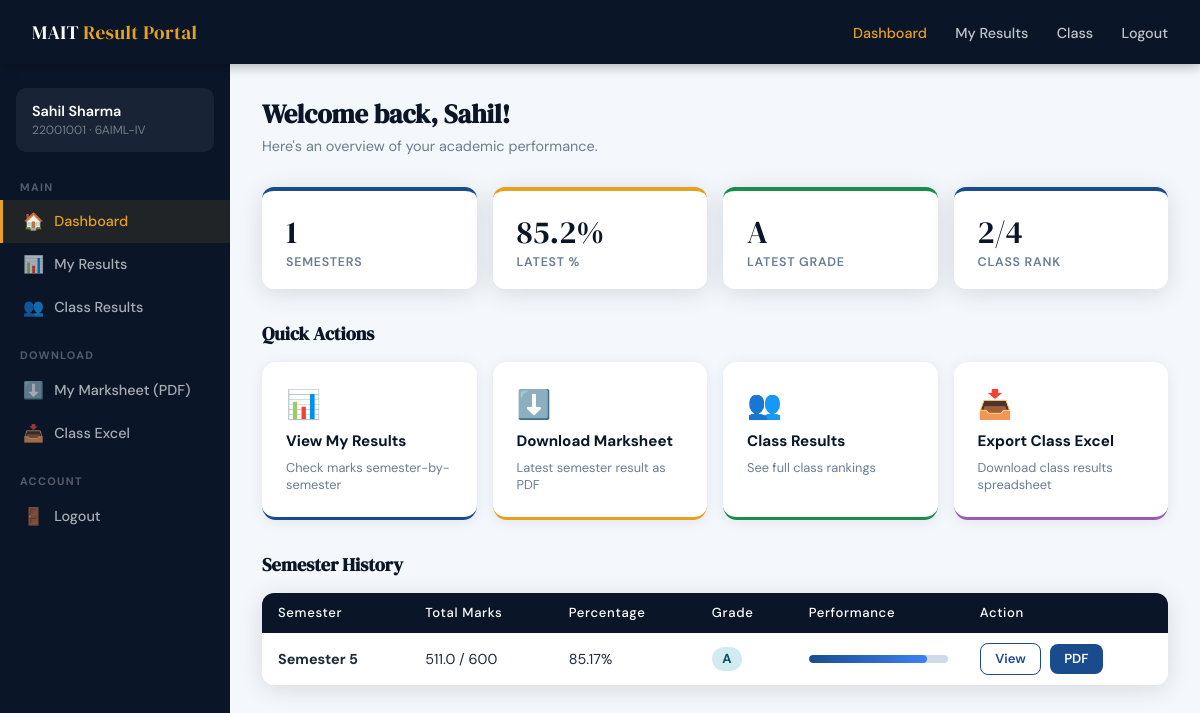
/dashboard.php (signed in), run on the app's committed database.
### tables this page shows
CREATE TABLE IF NOT EXISTS Results (
    ResultID       INT          NOT NULL AUTO_INCREMENT PRIMARY KEY,
    StudentID      VARCHAR(20)  NOT NULL,
    Name           VARCHAR(100) NOT NULL,
    Class          VARCHAR(20)  NOT NULL,
    Semester       TINYINT      NOT NULL,            
    Subject1       DECIMAL(5,2) DEFAULT 0,
    Subject2       DECIMAL(5,2) DEFAULT 0,
    Subject3       DECIMAL(5,2) DEFAULT 0,
    Subject4       DECIMAL(5,2) DEFAULT 0,
    Subject5       DECIMAL(5,2) DEFAULT 0,
    Subject6       DECIMAL(5,2) DEFAULT 0,
    TotalMarks     DECIMAL(7,2) GENERATED ALWAYS AS
                       (Subject1 + Subject2 + Subject3 +
                        Subject4 + Subject5 + Subject6) STORED,
    MaxMarks       DECIMAL(7,2) NOT NULL DEFAULT 600,
    Percentage     DECIMAL(5,2) GENERATED ALWAYS AS
                       ((Subject1 + Subject2 + Subject3 +
                         Subject4 + Subject5 + Subject6)
                        / MaxMarks * 100) STORED,
    Grade          VARCHAR(5)   DEFAULT NULL,        
    UploadedAt     TIMESTAMP    DEFAULT CURRENT_TIMESTAMP,
    FOREIGN KEY (StudentID) REFERENCES Students(StudentID)
        ON DELETE CASCADE,
    UNIQUE KEY uniq_student_sem (StudentID, Semester)
);

### config.php (called while the page is built, shortened)
<?php
function requireLogin(): array {
    return $_SESSION['student'];
}

### dashboard.php (the view, shortened to what this page needs)
<?php
require_once 'config.php';
$student = requireLogin();
$db = getDB();
$semStmt = $db->prepare(
    "SELECT Semester, Percentage, Grade, TotalMarks, MaxMarks
     FROM Results WHERE StudentID = ? ORDER BY Semester"
);
$semStmt->execute([$student['id']]);
$semResults = $semStmt->fetchAll();
$latest        = !empty($semResults) ? end($semResults)   : null;
$totalSemesters = count($semResults);
$rank          = null;
$totalStudents = 0;
if ($latest) {
    $rankStmt = $db->prepare("
        SELECT COUNT(*) + 1 FROM Results
        WHERE Class = ? AND Semester = ? AND Percentage > ?
    ");
    $rankStmt->execute([$student['class'], $latest['Semester'], $latest['Percentage']]);
    $rank = (int)$rankStmt->fetchColumn();
    $totStmt = $db->prepare("SELECT COUNT(*) FROM Results WHERE Class = ? AND Semester = ?");
    $totStmt->execute([$student['class'], $latest['Semester']]);
    $totalStudents = (int)$totStmt->fetchColumn();
}
if ($semResults) {
    usort($semResults, fn($a,$b) => $b['Percentage'] <=> $a['Percentage']);
    usort($semResults, fn($a,$b) => $a['Semester'] <=> $b['Semester']);
}
?>
<!DOCTYPE html>
<html lang="en">
<head>
    <link rel="stylesheet" href="css/style.css">
</head>
<body>
<header>
    <span class="logo">MAIT <span>Result Portal</span></span>
    <nav>
        <a href="dashboard.php" class="active">Dashboard</a>
        <a href="result.php">My Results</a>
        <a href="class_results.php">Class</a>
        <a href="logout.php">Logout</a>
    </nav>
</header>
<div class="layout">
    <aside class="sidebar">
        <div class="user-chip">
            <div class="uname"><?= htmlspecialchars($student['name']) ?></div>
            <div class="uid"><?= htmlspecialchars($student['id']) ?> · <?= htmlspecialchars($student['class']) ?></div>
        </div>
        <div class="nav-section-label">Main</div>
        <a href="dashboard.php" class="active">
            <span class="nav-icon">🏠</span> Dashboard
        </a>
        <a href="result.php">
            <span class="nav-icon">📊</span> My Results
        </a>
        <a href="class_results.php">
            <span class="nav-icon">👥</span> Class Results
        </a>
        <?php if ($latest): ?>
        <div class="nav-section-label">Download</div>
        <a href="download_result.php?sem=<?= $latest['Semester'] ?>">
            <span class="nav-icon">⬇️</span> My Marksheet (PDF)
        </a>
        <a href="download_class.php?sem=<?= $latest['Semester'] ?>">
            <span class="nav-icon">📥</span> Class Excel
        </a>
        <?php endif; ?>
        <div class="nav-section-label">Account</div>
        <a href="logout.php">
            <span class="nav-icon">🚪</span> Logout
        </a>
    </aside>
    <main class="main">
        <h1 class="page-heading">Welcome back, <?= htmlspecialchars(explode(' ', $student['name'])[0]) ?>!</h1>
        <p class="page-sub">Here's an overview of your academic performance.</p>
        <?php if ($latest): ?>
        <div class="stats" style="margin-bottom:2rem;">
            <div class="stat-box">
                <div class="val"><?= $totalSemesters ?></div>
                <div class="lbl">Semesters</div>
            </div>
            <div class="stat-box accent">
                <div class="val"><?= number_format($latest['Percentage'], 1) ?>%</div>
                <div class="lbl">Latest %</div>
            </div>
            <div class="stat-box green">
                <div class="val"><?= htmlspecialchars($latest['Grade'] ?? computeGrade((float)$latest['Percentage'])) ?></div>
                <div class="lbl">Latest Grade</div>
            </div>
            <?php if ($rank && $totalStudents): ?>
            <div class="stat-box">
                <div class="val"><?= $rank ?>/<?= $totalStudents ?></div>
                <div class="lbl">Class Rank</div>
            </div>
            <?php endif; ?>
        </div>
        <?php endif; ?>
        <h2 style="font-family:'DM Serif Display',serif; font-size:1.15rem; color:var(--navy); margin-bottom:1rem;">Quick Actions</h2>
        <div class="quick-grid">
            <a href="result.php" class="quick-card q1">
                <div class="qicon">📊</div>
                <div class="qtitle">View My Results</div>
                <div class="qdesc">Check marks semester-by-semester</div>
            </a>
            <?php if ($latest): ?>
            <a href="download_result.php?sem=<?= $latest['Semester'] ?>" class="quick-card q2">
                <div class="qicon">⬇️</div>
                <div class="qtitle">Download Marksheet</div>
                <div class="qdesc">Latest semester result as PDF</div>
            </a>
            <?php endif; ?>
            <a href="class_results.php" class="quick-card q3">
                <div class="qicon">👥</div>
                <div class="qtitle">Class Results</div>
                <div class="qdesc">See full class rankings</div>
            </a>
            <?php if ($latest): ?>
            <a href="download_class.php?sem=<?= $latest['Semester'] ?>" class="quick-card q4">
                <div class="qicon">📥</div>
                <div class="qtitle">Export Class Excel</div>
                <div class="qdesc">Download class results spreadsheet</div>
            </a>
            <?php endif; ?>
        </div>
        <h2 style="font-family:'DM Serif Display',serif; font-size:1.15rem; color:var(--navy); margin-bottom:1rem; margin-top:2rem;">Semester History</h2>
        <?php if (!$semResults): ?>
            <div class="no-results">
                <div class="icon">📭</div>
                <p>No results found yet. Results will appear here once uploaded by the admin.</p>
            </div>
        <?php else: ?>
        <div class="card" style="padding:0; overflow:hidden;">
            <div class="table-wrap">
                <table>
                    <thead>
                        <tr>
                            <th>Semester</th>
                            <th>Total Marks</th>
                            <th>Percentage</th>
                            <th>Grade</th>
                            <th>Performance</th>
                            <th>Action</th>
                        </tr>
                    </thead>
                    <tbody>
                    <?php foreach ($semResults as $r):
                        $pct   = (float)$r['Percentage'];
                        $grade = $r['Grade'] ?? computeGrade($pct);
                        $gradeCss = match($grade) {
                            'O'  => 'grade-O',
                            'A+' => 'grade-Ap',
                            'A'  => 'grade-A',
                            'B+' => 'grade-Bp',
                            'B'  => 'grade-B',
                            default => 'grade-F',
                        };
                    ?>
                        <tr>
                            <td><strong>Semester <?= $r['Semester'] ?></strong></td>
                            <td><?= number_format($r['TotalMarks'], 1) ?> / <?= number_format($r['MaxMarks'], 0) ?></td>
                            <td><?= number_format($pct, 2) ?>%</td>
                            <td><span class="grade <?= $gradeCss ?>"><?= htmlspecialchars($grade) ?></span></td>
                            <td style="min-width:130px;">
                                <div class="progress-bar">
                                    <div class="progress-fill" style="width:<?= min(100,$pct) ?>%"></div>
                                </div>
                            </td>
                            <td>
                                <a href="result.php?sem=<?= $r['Semester'] ?>" class="btn btn-outline btn-sm">View</a>
                                <a href="download_result.php?sem=<?= $r['Semester'] ?>" class="btn btn-primary btn-sm" style="margin-left:.3rem;">PDF</a>
                            </td>
                        </tr>
                    <?php endforeach; ?>
                    </tbody>
                </table>
            </div>
        </div>
        <?php endif; ?>
    </main>
</div>
</body>
</html>

### css/style.css (style rules this page uses)
:root { --navy: #0a1628; --blue: #1a4b8c; --accent: #e8a020; --light: #f4f7fb; --white: #ffffff; --border: #d0dae8; --text: #1e2a3a; --muted: #6b7c93; --success: #1a8c4b; --danger: #c0392b; --shadow: 0 4px 24px rgba(10,22,40,.12); }
*, *::before, *::after { box-sizing: border-box; margin: 0; padding: 0; }
body { font-family: 'DM Sans', sans-serif; background: var(--light); color: var(--text); min-height: 100vh; }
header { background: var(--navy); color: var(--white); padding: 0 2rem; display: flex; align-items: center; justify-content: space-between; height: 64px; box-shadow: 0 2px 12px rgba(0,0,0,.3); position: sticky; top: 0; z-index: 100; }
header .logo { font-family: 'DM Serif Display', serif; font-size: 1.2rem; letter-spacing: .02em; }
header .logo span { color: var(--accent); }
header nav a { color: rgba(255,255,255,.75); text-decoration: none; font-size: .9rem; font-weight: 500; margin-left: 1.5rem; transition: color .2s; }
header nav a:hover, header nav a.active { color: var(--accent); }
.card { background: var(--white); border-radius: 12px; box-shadow: var(--shadow); padding: 2rem; margin-bottom: 1.5rem; }
.btn { display: inline-flex; align-items: center; gap: .45rem; padding: .65rem 1.4rem; border: none; border-radius: 8px; font-family: inherit; font-size: .9rem; font-weight: 600; cursor: pointer; text-decoration: none; transition: all .2s; }
.btn-primary { background: var(--blue); color: var(--white); }
.btn-outline { background: transparent; border: 1.5px solid var(--blue); color: var(--blue); }
.btn-sm { padding: .4rem .9rem; font-size: .82rem; }
.table-wrap { overflow-x: auto; }
table { width: 100%; border-collapse: collapse; font-size: .9rem; }
th { background: var(--navy); color: var(--white); padding: .7rem 1rem; text-align: left; font-weight: 500; font-size: .82rem; letter-spacing: .05em; }
td { padding: .65rem 1rem; border-bottom: 1px solid var(--border); }
tr:last-child td { border-bottom: none; }
.grade { display: inline-block; padding: .2rem .65rem; border-radius: 20px; font-weight: 700; font-size: .82rem; }
.grade-A { background: #d1ecf1; color: #0c5460; }
.stats { display: grid; grid-template-columns: repeat(auto-fit, minmax(160px,1fr)); gap: 1rem; margin-bottom: 1.5rem; }
.stat-box { background: var(--white); border-radius: 12px; box-shadow: var(--shadow); padding: 1.2rem 1.5rem; border-top: 4px solid var(--blue); }
.stat-box.accent { border-top-color: var(--accent); }
.stat-box.green { border-top-color: var(--success); }
.stat-box .val { font-family: 'DM Serif Display', serif; font-size: 2rem; color: var(--navy); }
.stat-box .lbl { font-size: .78rem; font-weight: 600; color: var(--muted); text-transform: uppercase; letter-spacing: .06em; }
.progress-bar { height: 8px; background: var(--border); border-radius: 4px; overflow: hidden; }
.progress-fill { height: 100%; background: linear-gradient(90deg, var(--blue), #3b82f6); border-radius: 4px; transition: width .6s ease; }

### data on the page
results: Percentage "85.2", Grade "A", Semester "5", TotalMarks "511.0", MaxMarks "600", Percentage "85.17"

### other printed values
$student['name'] "Sahil Sharma"
$student['id'] "22001001"
$student['class'] "6AIML-IV"
explode(' ', $student['name'])[0] "Sahil"
$totalSemesters "1"
$rank "2"
$totalStudents "4"
